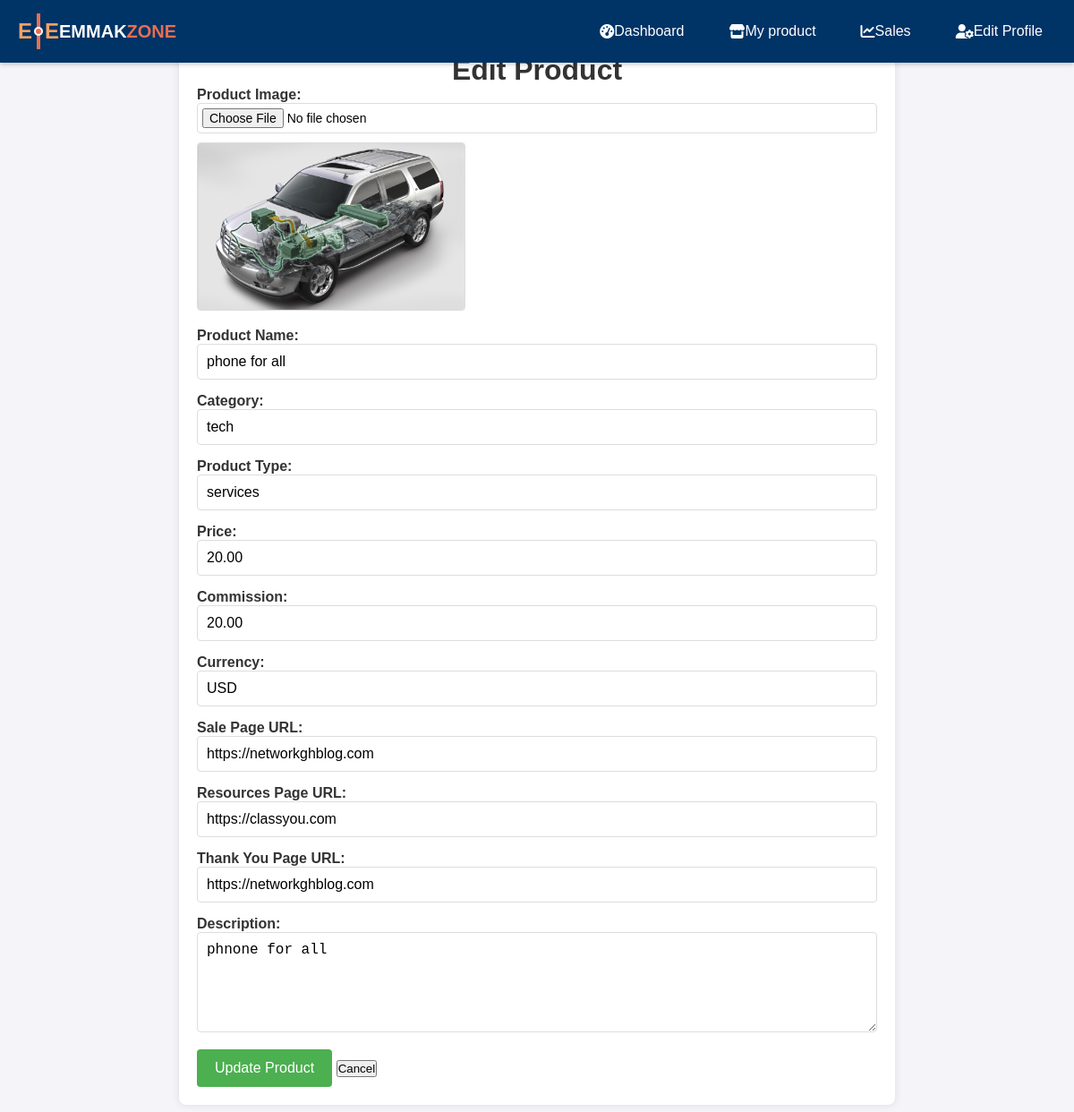
/dashboard/vender/edit_product.php?id=15 (signed in), run on the app's committed database.
### tables this page shows
CREATE TABLE `products` (
  `product_id` int(11) NOT NULL,
  `product_image` varchar(255) NOT NULL,
  `product_name` varchar(100) NOT NULL,
  `product_description` text NOT NULL,
  `product_category` varchar(50) NOT NULL,
  `product_type` varchar(50) NOT NULL,
  `price` decimal(10,2) NOT NULL,
  `commission` decimal(5,2) NOT NULL,
  `currency` varchar(10) NOT NULL,
  `sale_page_url` varchar(255) NOT NULL,
  `resources_page_url` varchar(255) DEFAULT NULL,
  `thank_you_page_url` varchar(255) NOT NULL,
  `status` varchar(20) NOT NULL DEFAULT 'pending',
  `vendor_id` int(11) DEFAULT NULL,
  `vendor_username` varchar(255) DEFAULT NULL,
  `is_in_contest` tinyint(1) DEFAULT 0
);

### dashboard/vender/edit_product.php (the view, shortened to what this page needs)
<?php
include 'includes/navbar.php';
$servername = "localhost";
$username = "root";
$password = "";
$dbname = "registration";
$db = mysqli_connect($servername, $username, $password, $dbname);
$product_id = $product_name = $product_description = $product_category = $product_type = $price = $commission = $currency = $sale_page_url = $resources_page_url = $thank_you_page_url = $status = $product_image = "";
if (isset($_GET['id'])) {
    $product_id = $_GET['id'];
    $sql = 'SELECT product_image, product_name, product_description, product_category, product_type, price, commission, currency, sale_page_url, resources_page_url, thank_you_page_url, status
            FROM products
            WHERE product_id = ? AND vendor_username = ?';
    if ($stmt = mysqli_prepare($db, $sql)) {
        mysqli_stmt_bind_param($stmt, 'is', $product_id, $_SESSION['vendor_username']);
        mysqli_stmt_execute($stmt);
        $result = mysqli_stmt_get_result($stmt);
        if ($row = mysqli_fetch_assoc($result)) {
            $product_name = htmlspecialchars($row['product_name']);
            $product_category = htmlspecialchars($row['product_category']);
            $product_type = htmlspecialchars($row['product_type']);
            $price = htmlspecialchars($row['price']);
            $commission = htmlspecialchars($row['commission']);
            $currency = htmlspecialchars($row['currency']);
            $sale_page_url = htmlspecialchars($row['sale_page_url']);
            $resources_page_url = htmlspecialchars($row['resources_page_url']);
            $thank_you_page_url = htmlspecialchars($row['thank_you_page_url']);
            $product_image = htmlspecialchars($row['product_image']);
            $product_description = htmlspecialchars($row['product_description']);
        } else {
            die("Product not found or you do not have permission to edit this product.");
        }
    } else {
        die("Failed to prepare statement: " . mysqli_error($db));
    }
}
?>
<!DOCTYPE html>
<html lang="en">
<head>
    <link rel="stylesheet" href="styles.css">
</head>
<body>
    <main class="content">
        <h1>Edit Product</h1>
        <form method="post" action="" enctype="multipart/form-data">
            <div class="form-group">
                <label for="product_image">Product Image:</label>
                <input type="file" id="product_image" name="product_image" onchange="previewImage()">
                <?php if (!empty($product_image)): ?>
                    <img id="preview" src="../../uploads/<?php echo $product_image; ?>" alt="Product Image">
                <?php else: ?>
                    <img id="preview" src="#" alt="New Product Image" style="display: none;">
                <?php endif; ?>
            </div>
            <div class="form-group">
                <label for="product_name">Product Name:</label>
                <input type="text" id="product_name" name="product_name" value="<?php echo $product_name; ?>" required>
            </div>
            <div class="form-group">
                <label for="product_category">Category:</label>
                <input type="text" id="product_category" name="product_category" value="<?php echo $product_category; ?>" required>
            </div>
            <div class="form-group">
                <label for="product_type">Product Type:</label>
                <input type="text" id="product_type" name="product_type" value="<?php echo $product_type; ?>" required>
            </div>
            <div class="form-group">
                <label for="price">Price:</label>
                <input type="number" id="price" name="price" step="0.01" value="<?php echo $price; ?>" required>
            </div>
            <div class="form-group">
                <label for="commission">Commission:</label>
                <input type="number" id="commission" name="commission" step="0.01" value="<?php echo $commission; ?>" required>
            </div>
            <div class="form-group">
                <label for="currency">Currency:</label>
                <input type="text" id="currency" name="currency" value="<?php echo $currency; ?>" required>
            </div>
            <div class="form-group full-width">
                <label for="sale_page_url">Sale Page URL:</label>
                <input type="url" id="sale_page_url" name="sale_page_url" value="<?php echo $sale_page_url; ?>" required>
            </div>
            <div class="form-group full-width">
                <label for="resources_page_url">Resources Page URL:</label>
                <input type="url" id="resources_page_url" name="resources_page_url" value="<?php echo $resources_page_url; ?>" required>
            </div>
            <div class="form-group full-width">
                <label for="thank_you_page_url">Thank You Page URL:</label>
                <input type="url" id="thank_you_page_url" name="thank_you_page_url" value="<?php echo $thank_you_page_url; ?>" required>
            </div>
            <div class="form-group full-width">
                <label for="product_description">Description:</label>
                <textarea id="product_description" name="product_description" rows="5" required><?php echo $product_description; ?></textarea>
            </div>
            <div class="btn-group full-width">
                <button type="submit">Update Product</button>
                <button type="button" class="cancel-btn" onclick="window.location.href='my-products.php';">Cancel</button>
            </div>
        </form>
    </main>
</body>
</html>

### dashboard/vender/styles.css (style rules this page uses)
body { font-family: Arial, sans-serif; background-color: #f4f4f9; margin: 0; padding: 0; }
.content { max-width: 800px; margin: 40px auto; padding: 20px; background-color: #ffffff; box-shadow: 0 0 10px rgba(0, 0, 0, 0.1); border-radius: 8px; }
h1 { text-align: center; color: #333333; }
form { display: flex; flex-direction: column; gap: 15px; }
label { font-weight: bold; color: #333333; }
input[type="text"], input[type="number"], input[type="url"], input[type="file"], select, textarea { width: 100%; padding: 10px; border: 1px solid #ddd; border-radius: 4px; font-size: 16px; }
textarea { resize: vertical; }
button[type="submit"] { background-color: #4CAF50; color: white; padding: 12px 20px; border: none; border-radius: 4px; cursor: pointer; font-size: 16px; transition: background-color 0.3s ease; }
img { max-width: 300px; margin-top: 10px; border: 1px solid #ddd; border-radius: 4px; }
input[type="file"] { padding: 5px; font-size: 14px; }

### dashboard/vender/includes/navbar.php (style rules this page uses)
* { margin: 0; padding: 0; box-sizing: border-box; }
body { font-family: Arial, sans-serif; }

### data on the page
products: product_image (picture), product_name "phone for all", product_category "tech", product_type "services", price "20.00", commission "20.00", currency "USD", sale_page_url "https://networkghblog.com", resources_page_url "https://classyou.com", thank_you_page_url "https://networkghblog.com", product_description "phnone for all"
